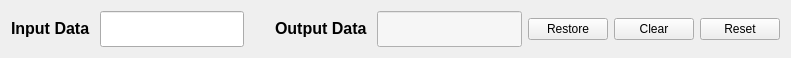
     <widget class="QWidget" name="horizontalLayoutWidget_4">
      <property name="geometry">
       <rect>
        <x>10</x>
        <y>0</y>
        <width>791</width>
        <height>51</height>
       </rect>
      </property>
      <layout class="QHBoxLayout" name="horizontalLayout_9">
       <item>
        <widget class="QLabel" name="label_4">
         <property name="text">
          <string>&lt;html&gt;&lt;head/&gt;&lt;body&gt;&lt;p&gt;&lt;span style=&quot; font-size:12pt; font-weight:600;&quot;&gt;Input Data &lt;/span&gt;&lt;/p&gt;&lt;/body&gt;&lt;/html&gt;</string>
         </property>
        </widget>
       </item>
       <item>
        <widget class="QLineEdit" name="lineEdit_Input1">
         <property name="font">
          <font>
           <pointsize>18</pointsize>
          </font>
         </property>
         <property name="maxLength">
          <number>10</number>
         </property>
        </widget>
       </item>
       <item>
        <spacer name="horizontalSpacer_7">
         <property name="orientation">
          <enum>Qt::Horizontal</enum>
         </property>
         <property name="sizeType">
          <enum>QSizePolicy::Fixed</enum>
         </property>
         <property name="sizeHint" stdset="0">
          <size>
           <width>25</width>
           <height>20</height>
          </size>
         </property>
        </spacer>
       </item>
       <item>
        <widget class="QLabel" name="label_5">
         <property name="text">
          <string>&lt;html&gt;&lt;head/&gt;&lt;body&gt;&lt;p&gt;&lt;span style=&quot; font-size:12pt; font-weight:600;&quot;&gt;Output Data &lt;/span&gt;&lt;/p&gt;&lt;/body&gt;&lt;/html&gt;</string>
         </property>
        </widget>
       </item>
       <item>
        <widget class="MyLineEdit" name="lineEdit_Output1">
         <property name="enabled">
          <bool>true</bool>
         </property>
         <property name="font">
          <font>
           <pointsize>18</pointsize>
          </font>
         </property>
         <property name="styleSheet">
          <string notr="true">QLineEdit{
	background-color:rgb(246, 246, 246);
}</string>
         </property>
         <property name="readOnly">
          <bool>true</bool>
         </property>
        </widget>
       </item>
       <item>
        <spacer name="horizontalSpacer_8">
         <property name="orientation">
          <enum>Qt::Horizontal</enum>
         </property>
         <property name="sizeHint" stdset="0">
          <size>
           <width>40</width>
           <height>20</height>
          </size>
         </property>
        </spacer>
       </item>
       <item>
        <widget class="QPushButton" name="pushButton_Restore1">
         <property name="text">
          <string>Restore</string>
         </property>
        </widget>
       </item>
       <item>
        <widget class="QPushButton" name="pushButton_Clear1">
         <property name="text">
          <string> Clear </string>
         </property>
        </widget>
       </item>
       <item>
        <widget class="QPushButton" name="pushButton_Reset1">
         <property name="text">
          <string>Reset</string>
         </property>
        </widget>
       </item>
      </layout>
     </widget>
